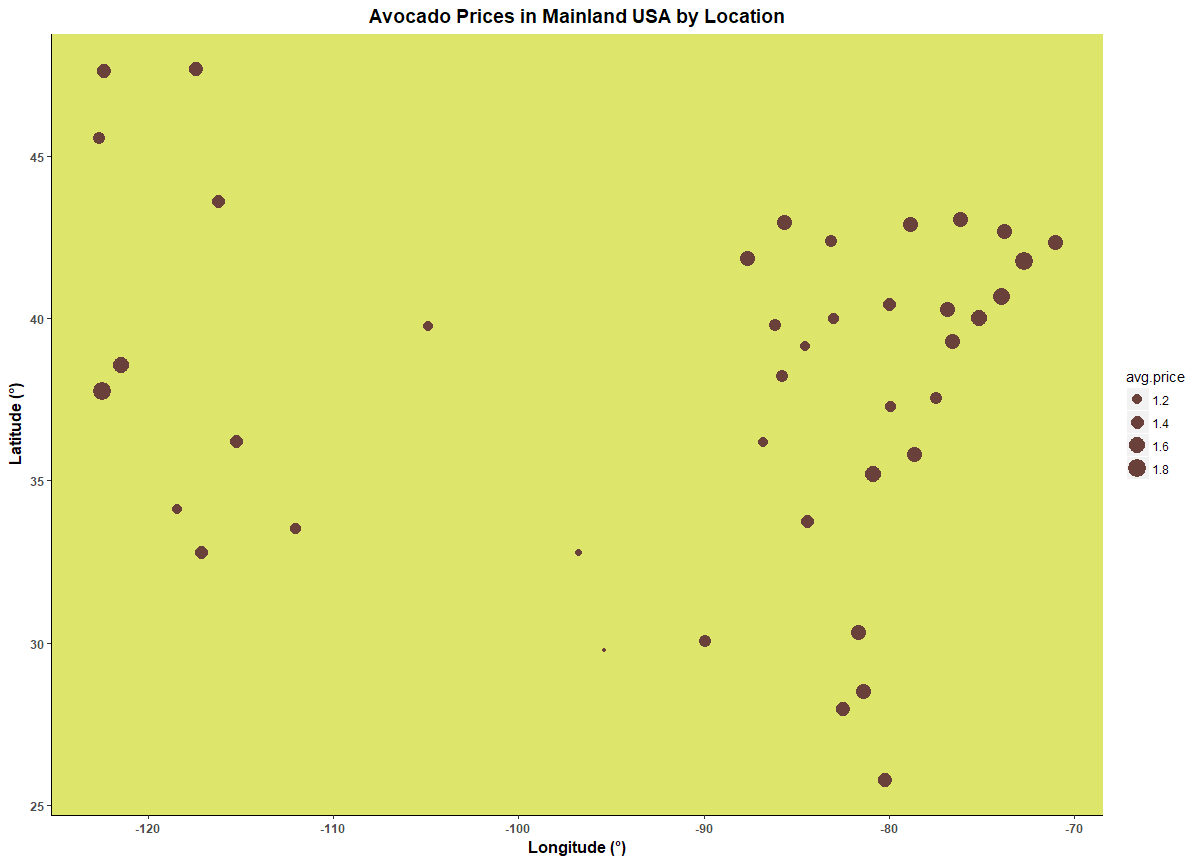

The script that drew this image:
library(ggplot2)
library(maps)
library(dplyr)
library(stringr)

source("string-parsing.R")


#*************************************************************************************
#I want to explore the relationship between avocado prices and location in the US. The 
#first step is to read in the avocado data set and format it the way we want. I am 
#summarizing the data early to hopefully make the next steps faster.
#*************************************************************************************

#read in the dataset as characters, no factors
avocado.df <- read.csv('avocado.csv', stringsAsFactors = FALSE)

#compute average price by region name
avocado.df <- avocado.df %>%
  group_by(region) %>%
  summarise(mean.price = mean(AveragePrice))


#***********************************************************************************
#Particular to this data set, some data points in the region column contain two city 
#names. The workaround is to grab the first word unless the word is a common prefix
#or suffix(e.g. New_*, ft_*, *_City ). Most of paired cities have similar latitudes
#***********************************************************************************

#vectorize cells with two cities and grab the first city from every vectorized cell
avocado.df$region <- sapply(avocado.df$region, strsplit.citiesBySpace)

#check if vector and take first element
firstCity <- function(cellContent) {
  
  if (is.vector(cellContent)) {
    result <- cellContent[1]
  }
  else {
    result <- cellContent
  }
  return(result)
}
avocado.df$region <- sapply(avocado.df$region, firstCity)


#************************************************************************************
#The avocado dataset doesn't have state information, so regions like "Albany" - which 
#could be Albany GA or NY - are ambiguous. I will assume that the "region"
#column in the avocado dataset refers to the largest city with that name, so if there 
#are duplicates in the us.cities data, I will just use the ones with the highest 
#populations.
#************************************************************************************

#get list of US cities
cities.df <- select(us.cities,name, country.etc, pop, long, lat)

#remove state names from end of city names
pattern <- "\\s[A-Z]{1,2}$"
replacement <- ""
cities.df$name <- sapply(cities.df$name, sub, pattern=pattern, replacement=replacement, perl=TRUE)

#remove duplicates with the lowest population (i.e. keep duplicates with highest)
cities.df <- cities.df[order(cities.df$name, -cities.df$pop),] %>%
  distinct(name, .keep_all=TRUE)


#************************************************************************************
#Need to connect regions(cities) in the avocado dataset with their appropriate coord
#One option is the google geocode API, however the ambiguity of some city names will 
#cause problems. An inner join with the prepared df of us cities will remove any 
#regions that aren't cities and will associate any ambiguous city names with the most
#populous city in the US bearing that name.
#************************************************************************************

#clean up colnames
colnames(cities.df) <- c("city", "state", "pop", "long", "lat")
colnames(avocado.df) <- c("city", "avg.price")

#join tables
avocado.df <- inner_join(avocado.df, cities.df, by="city")

#average by state
avocado.df <- avocado.df %>%
  group_by(state) %>%
  summarise(mean.price = mean(AveragePrice))



USmap <- map_data("state")

ggplot(avocado.df, aes(x=long, y=lat)) +
  geom_point(color="#6a403a", aes(size=avg.price)) +
  ggtitle("Avocado Prices in Mainland USA by Location") +
  xlab("Longitude (°)") +
  ylab("Latitude (°)") +
  theme(
    axis.line = element_line(color="#000000"),
    axis.text = element_text(face="bold"),
    axis.title = element_text(face="bold", size=12),
    panel.background = element_rect(fill="#dde56a"),
    panel.grid.major = element_blank(),
    panel.grid.minor = element_blank(),
    plot.title = element_text(face="bold", size=14, hjust=0.5)
  )
